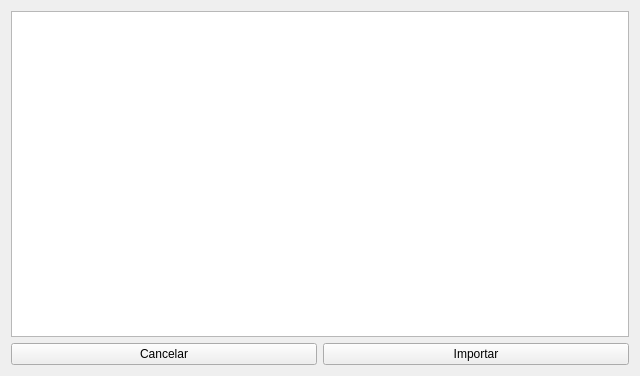
<?xml version="1.0" encoding="UTF-8"?>
<ui version="4.0">
 <class>MergeProdutos</class>
 <widget class="QWidget" name="MergeProdutos">
  <property name="geometry">
   <rect>
    <x>0</x>
    <y>0</y>
    <width>640</width>
    <height>376</height>
   </rect>
  </property>
  <property name="windowTitle">
   <string>Form</string>
  </property>
  <layout class="QVBoxLayout" name="verticalLayout">
   <item>
    <widget class="QTableView" name="Tview_ComparacaoProd"/>
   </item>
   <item>
    <layout class="QHBoxLayout" name="horizontalLayout">
     <item>
      <widget class="QPushButton" name="Btn_Cancelar">
       <property name="text">
        <string>Cancelar</string>
       </property>
      </widget>
     </item>
     <item>
      <widget class="QPushButton" name="Btn_Importar">
       <property name="text">
        <string>Importar</string>
       </property>
      </widget>
     </item>
    </layout>
   </item>
  </layout>
 </widget>
 <resources/>
 <connections/>
</ui>
